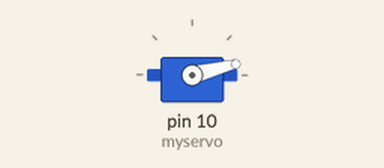
A sketch run on a simulated Arduino Uno, built with avr-gcc and run on an emulated ATmega328P. Parts: servo. What the sketch prints to the serial monitor is not drawn.

Above: at 0.05 s.
At 1.25 s:
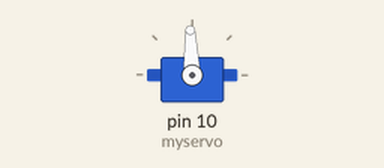
At 2.45 s:
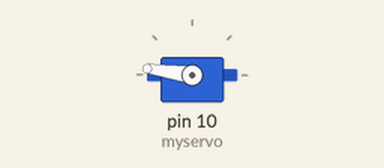
At 4.85 s:
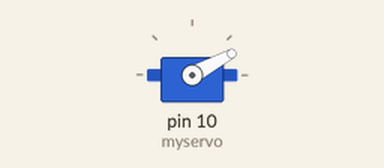
Timing chart, 0 to 7.1 s (numbered marks = the images above):
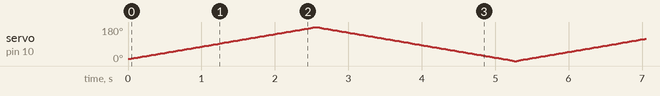

The sketch:

SweepServo.ino
```cpp
#include <Servo.h>

Servo myservo;
int angle = 10;
int delta = 1;

void setup() {
  Serial.begin(9600);
  myservo.attach(10);  // attaches the servo on pin 9 to the servo object+
  Serial.println();
  Serial.println("Start");
}

void loop() {

  angle += delta;

  if (angle > 179 || angle < 1){
    delta = delta * -1;
  }
  myservo.write(angle);
  delay(15);
}
```
